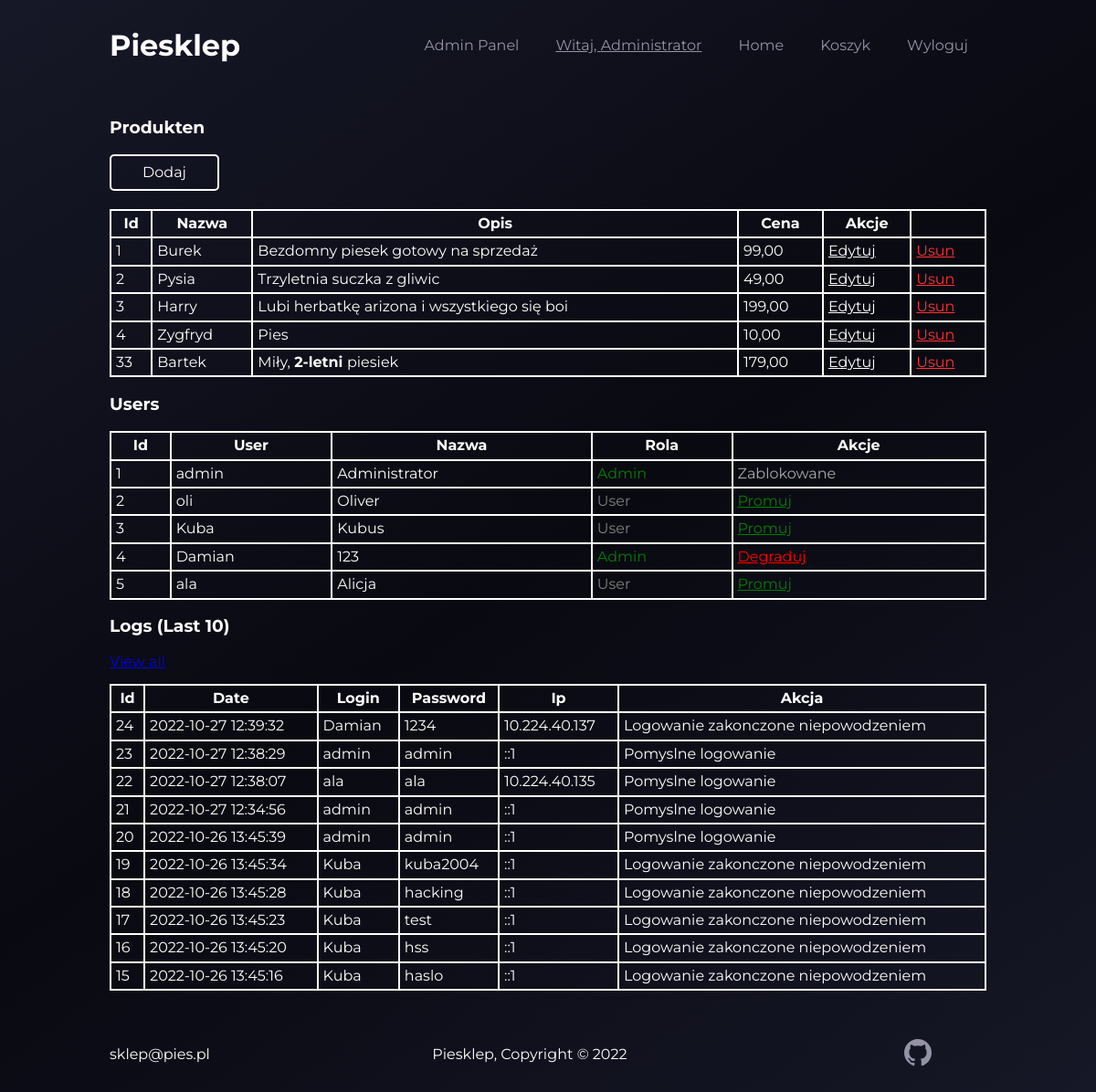
The page /piesklep/admin/index.php (signed in) on the database its author committed.
### tables this page shows
CREATE TABLE `products` (
  `id` int(11) NOT NULL,
  `name` varchar(50) NOT NULL,
  `description` varchar(100) NOT NULL,
  `image` varchar(255) NOT NULL,
  `thumbnail` varchar(255) NOT NULL,
  `price` int(11) NOT NULL,
  `review` int(11) NOT NULL
);

CREATE TABLE `users` (
  `id` int(11) NOT NULL,
  `username` varchar(50) NOT NULL,
  `password` varchar(64) NOT NULL,
  `name` varchar(50) NOT NULL,
  `admin` tinyint(1) NOT NULL
);

CREATE TABLE `logs` (
  `id` int(11) NOT NULL,
  `time` timestamp NOT NULL DEFAULT current_timestamp(),
  `login` varchar(50) NOT NULL,
  `password` varchar(100) NOT NULL,
  `ip` varchar(50) NOT NULL,
  `action` varchar(50) NOT NULL
);

### piesklep/admin/index.php (the view, shortened to what this page needs)
<!DOCTYPE html>
<html lang="en">
<head>
  <link rel="stylesheet" href="../css/normalize.css" />
  <link rel="stylesheet" href="../css/main.css" />
</head>
<body>
  <div class="c-header">
    <div class="o-container">
      <div class="c-header__content">
        <div class="c-logo">
          <h1 class="c-logo__text">Piesklep</h1>
        </div>
        <div class="c-nav">
          <ul class="c-nav__list">
            <?php
            if ($_SESSION['admin'] == '1') {
              echo "<li class='c-nav__item'><a href='/admin' class='c-nav__link'>Admin Panel</a></li>";
            }
            ?>
            <li class="c-nav__item">
              <a href class="c-nav__link" style="text-decoration: underline">Witaj, <?php echo $_SESSION['name'] ?></a>
            </li>
            <li class="c-nav__item">
              <a href="../" class="c-nav__link">Home</a>
            </li>
            <li class="c-nav__item">
              <a href="../cart.php" class="c-nav__link">Koszyk</a>
            </li>
            <li class="c-nav__item">
              <a href="../logout.php" class="c-nav__link">Wyloguj</a>
            </li>
          </ul>
        </div>
      </div>
    </div>
  </div>
  <div class="c-panel">
    <div class="o-container">
      <h3>Produkten</h3>
      <a href='/misc/add.php'><button class='btnn'>Dodaj</button></a>
      <table style="width:100%">
        <tr>
          <th>Id</th>
          <th>Nazwa</th>
          <th>Opis</th>
          <th>Cena</th>
          <th>Akcje</th>
        </tr>
        <?php
        include '../misc/connection.php';
        $stmt = $connection->prepare("SELECT * FROM products");
        $stmt->execute();
        $result = $stmt->get_result();
        while ($row = mysqli_fetch_array($result)) {
          $id = $row['id'];
          $name = $row['name'];
          $description = $row['description'];
          $price = number_format($row['price'], 2, ',', ' ');
          echo "<tr>
          <td>$id</td>
          <td>$name</td>
          <td>$description</td>
          <td>$price</td>
          <td><a href='../misc/edit.php?id=$id' style='color: white;'>Edytuj</a></td>
          <td><a href='../misc/delete.php?id=$id' style='color: #ff3333;'>Usun</a></td>
          </tr>";
        }
        ?>
      </table>
      <h3>Users</h3>
      <table style="width:100%">
        <tr>
          <th>Id</th>
          <th>User</th>
          <th>Nazwa</th>
          <th>Rola</th>
          <th>Akcje</th>
        </tr>
        <?php
        $stmt = $connection->prepare("SELECT * FROM users");
        $stmt->execute();
        $result = $stmt->get_result();
        while ($row = mysqli_fetch_array($result)) {
          $id = $row['id'];
          $user = $row['username'];
          $name = $row['name'];
          $admin = $row['admin'];
          $role = $admin?'<span style="color: green">Admin</span>':'<span style="color: gray">User</span>';
          $action = $admin?"<a href='/misc/permissions.php?id=$id&action=demote' style='color: red;'>Degraduj</a>":
          "<a href='/misc/permissions.php?id=$id&action=promote' style='color: green;'>Promuj</a>";
          if ($id == 1) $action = "<span style='color: darkgray'>Zablokowane</span>";
          echo "<tr>
          <td>$id</td>
          <td>$user</td>
          <td>$name</td>
          <td>$role</td>
          <td>$action</td>
          </tr>";
        }
        ?>
      </table>
      <h3>Logs (Last 10)</h3>
      <a href='/admin/logs.php'>View all</a>
      <table style="width:100%; margin-top: 15px">
        <tr>
          <th>Id</th>
          <th>Date</th>
          <th>Login</th>
          <th>Password</th>
          <th>Ip</th>
          <th>Akcja</th>
        </tr>
        <?php
        $stmt = $connection->prepare("SELECT * FROM logs ORDER BY Id DESC limit 10");
        $stmt->execute();
        $result = $stmt->get_result();
        while ($row = mysqli_fetch_array($result)) {
          $id = $row['id'];
          $date = $row['time'];
          $login = $row['login'];
          $password = $row['password'];
          $ip = $row['ip'];
          $action = $row['action'];
          echo "<tr>
          <td>$id</td>
          <td>$date</td>
          <td>$login</td>
          <td>$password</td>
          <td>$ip</td>
          <td>$action</td>
          </tr>";
        }
        ?>
      </table>
    </div>
  </div>
  <div class="c-footer">
    <div class="o-container">
      <div class="c-footer__content">
        <a>
          <p class="c-footer__mail">sklep@pies.pl</p>
        </a>
        <p>Piesklep, Copyright © 2022</p>
        <div class="c-footer__socials">
          <a href="https://github.com/" target="_blank">
          </a>
        </div>
      </div>
    </div>
  </div>
</body>
</html>

### piesklep/css/main.css (style rules this page uses)
body { font-family: 'Montserrat', sans-serif; background-image: linear-gradient(145deg, #161827, #090911, #161827); color: #ffffff; }
.o-container { max-width: 80%; margin: 0 auto; }
.c-header__content { height: 100px; display: flex; justify-content: space-between; align-items: center; overflow: hidden; transition: 0.2s; }
.c-nav__list { list-style: none; padding: 0; display: flex; flex-direction: row; }
.c-nav__item { padding: 10px; margin: 0 10px; cursor: pointer; }
.c-nav__link { color: #9393a5; text-decoration: none; transition: 0.2s; }
.c-panel { min-height: calc(100vh - 220px); padding: 10px 0 10px 0; box-sizing: border-box; }
.c-footer__content { height: 120px; display: flex; justify-content: space-between; align-items: center; }
.c-footer__mail { margin: 0; }
.c-footer__socials { display: flex; justify-content: center; width: 150px; }
.c-footer__social { fill: #9393a5; transition: 0.2s; margin: 0 8px; }
.btnn { border: 2px solid #ffffff; color: #ffffff; text-decoration: none; border-radius: 5px; transition: 0.2s; display: inline-block; background-color: transparent; cursor: pointer; width: 120px; height: 40px; margin-bottom: 20px; }
table, th, td { border: 2px solid white; border-collapse: collapse; padding: 5px; }

### rows shown on the page
products: id "1", name "Burek", description "Bezdomny piesek gotowy na sprzedaż", price "99,00"
products: id "2", name "Pysia", description "Trzyletnia suczka z gliwic", price "49,00"
products: id "3", name "Harry", description "Lubi herbatkę arizona i wszystkiego się boi", price "199,00"
products: id "4", name "Zygfryd", description "Pies", price "10,00"
products: id "33", name "Bartek", description "Miły, 2-letni piesiek", price "179,00"
users: id "1", username "admin", name "Administrator", admin "Admin", shows "Zablokowane"
users: id "2", username "oli", name "Oliver", admin "User"
users: id "3", username "Kuba", name "Kubus", admin "User"
users: id "4", username "Damian", name "123", admin "Admin"
users: id "5", username "ala", name "Alicja", admin "User"
logs: id "24", time "2022-10-27 12:39:32", login "Damian", password "1234", ip "10.224.40.137", action "Logowanie zakonczone niepowodzeniem"
logs: id "23", time "2022-10-27 12:38:29", login "admin", password "admin", ip "::1", action "Pomyslne logowanie"
logs: id "22", time "2022-10-27 12:38:07", login "ala", password "ala", ip "10.224.40.135", action "Pomyslne logowanie"
logs: id "21", time "2022-10-27 12:34:56", login "admin", password "admin", ip "::1", action "Pomyslne logowanie"
logs: id "20", time "2022-10-26 13:45:39", login "admin", password "admin", ip "::1", action "Pomyslne logowanie"
logs: id "19", time "2022-10-26 13:45:34", login "Kuba", password "kuba2004", ip "::1", action "Logowanie zakonczone niepowodzeniem"
logs: id "18", time "2022-10-26 13:45:28", login "Kuba", password "hacking", ip "::1", action "Logowanie zakonczone niepowodzeniem"
logs: id "17", time "2022-10-26 13:45:23", login "Kuba", password "test", ip "::1", action "Logowanie zakonczone niepowodzeniem"
logs: id "16", time "2022-10-26 13:45:20", login "Kuba", password "hss", ip "::1", action "Logowanie zakonczone niepowodzeniem"
logs: id "15", time "2022-10-26 13:45:16", login "Kuba", password "haslo", ip "::1", action "Logowanie zakonczone niepowodzeniem"

### other values the page prints
$_SESSION['name'] "Administrator"
